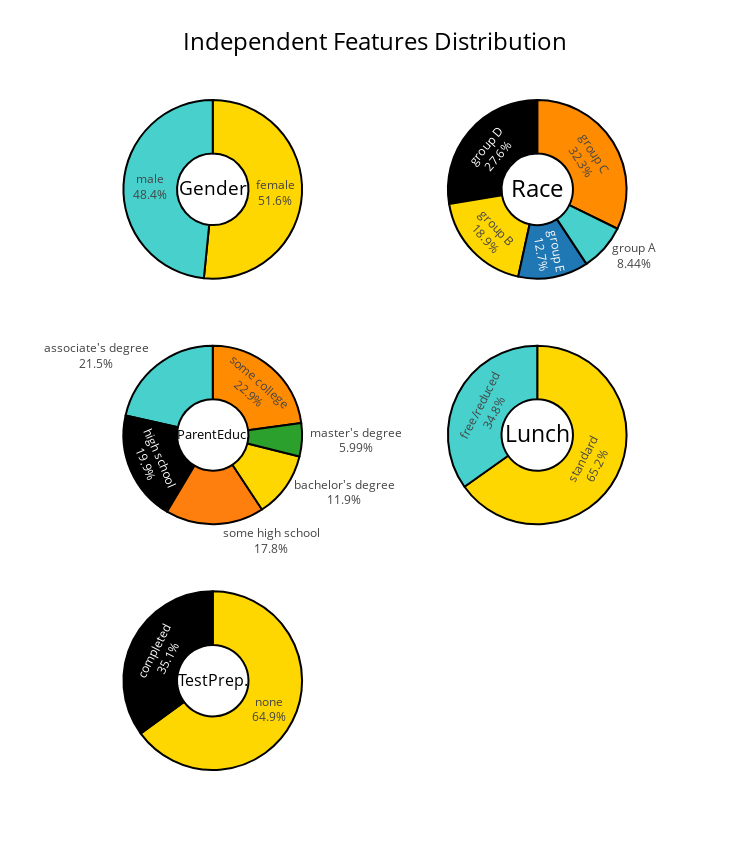

Notebook cell for this chart:
### Code cell
colors = ['gold', 'mediumturquoise', 'darkorange', 'lightgreen', 'black', 'Gray']

fig = make_subplots(rows=3, cols=2,
                    specs=[[{'type':'domain'}, {'type':'domain'}],
                           [{'type':'domain'}, {'type':'domain'}],
                           [{'type':'domain'}, {'type':'domain'}]])

fig.add_trace(
    go.Pie(
        labels=data['gender'],
        values=None,
        hole=.4,
        title='Gender',
        titlefont={'color':'black', 'size': 24},
        ),
    row=1,col=1
    )


fig.update_traces(
    hoverinfo='label+value',
    textinfo='label+percent',
    textfont_size=12,
    marker=dict(
        colors=colors,
        line=dict(color='#000000',
                  width=2)
        )
    )

fig.add_trace(
    go.Pie(
        labels=data['race/ethnicity'],
        values=None,
        hole=.4,
        title='Race',
        titlefont={'color':'black', 'size': 24},
        ),
    row=1,col=2
    )
fig.update_traces(
    hoverinfo='label+value',
    textinfo='label+percent',
    textfont_size=12,
    marker=dict(
        colors=colors,
        line=dict(color='#000000',
                  width=2)
        )
    )

fig.add_trace(
    go.Pie(
        labels=data['parental level of education'],
        values=None,
        hole=.4,
        title='ParentEduc.',
        titlefont={'color':'black', 'size': 24},
        ),
    row=2,col=1
    )
fig.update_traces(
    hoverinfo='label+value',
    textinfo='label+percent',
    textfont_size=12,
    marker=dict(
        colors=colors,
        line=dict(color='#000000',
                  width=2)
        )
    )

fig.add_trace(
    go.Pie(
        labels=data['lunch'],
        values=None,
        hole=.4,
        title='Lunch',
        titlefont={'color':'black', 'size': 24},
        ),
    row=2,col=2
    )
fig.update_traces(
    hoverinfo='label+value',
    textinfo='label+percent',
    textfont_size=12,
    marker=dict(
        colors=colors,
        line=dict(color='#000000',
                  width=2)
        )
    )

fig.add_trace(
    go.Pie(
        labels=data['test preparation course'],
        values=None,
        hole=.4,
        title='TestPrep.',
        titlefont={'color':'black', 'size': 24},
       ),
    row=3,col=1
    )
fig.update_traces(
    hoverinfo='label+value',
    textinfo='label+percent',
    textfont_size=12,
    marker=dict(
        colors=colors,
        line=dict(color='#000000',
                  width=2)
        )
    )
fig.layout.update(title="Independent Features Distribution", showlegend=False, height=850, width=750,
                  template=None, titlefont={'color':'black', 'size': 24}
                 )
fig.show()

### Figure 1 — Plotly figure (JSON) as saved in the notebook; plotly's stock layout.template omitted (floating-point values rounded to 4 significant figures; data arrays with more than 128 entries replaced by an {"elided": "..."} marker saying what was removed)
{"data": [{"hole": 0.4, "labels": {"elided": "818 str values"}, "title": {"font": {"color": "black", "size": 24}, "text": "Gender"}, "type": "pie", "domain": {"x": [0.0, 0.45], "y": [0.7333, 1.0]}, "textfont": {"size": 12}, "marker": {"line": {"color": "#000000", "width": 2}, "colors": ["gold", "mediumturquoise", "darkorange", "lightgreen", "black", "Gray"]}, "hoverinfo": "label+value", "textinfo": "label+percent"}, {"hole": 0.4, "labels": {"elided": "818 str values"}, "title": {"font": {"color": "black", "size": 24}, "text": "Race"}, "type": "pie", "domain": {"x": [0.55, 1.0], "y": [0.7333, 1.0]}, "textfont": {"size": 12}, "marker": {"line": {"color": "#000000", "width": 2}, "colors": ["gold", "mediumturquoise", "darkorange", "lightgreen", "black", "Gray"]}, "hoverinfo": "label+value", "textinfo": "label+percent"}, {"hole": 0.4, "labels": {"elided": "818 str values"}, "title": {"font": {"color": "black", "size": 24}, "text": "ParentEduc."}, "type": "pie", "domain": {"x": [0.0, 0.45], "y": [0.3667, 0.6333]}, "textfont": {"size": 12}, "marker": {"line": {"color": "#000000", "width": 2}, "colors": ["gold", "mediumturquoise", "darkorange", "lightgreen", "black", "Gray"]}, "hoverinfo": "label+value", "textinfo": "label+percent"}, {"hole": 0.4, "labels": {"elided": "818 str values"}, "title": {"font": {"color": "black", "size": 24}, "text": "Lunch"}, "type": "pie", "domain": {"x": [0.55, 1.0], "y": [0.3667, 0.6333]}, "textfont": {"size": 12}, "marker": {"line": {"color": "#000000", "width": 2}, "colors": ["gold", "mediumturquoise", "darkorange", "lightgreen", "black", "Gray"]}, "hoverinfo": "label+value", "textinfo": "label+percent"}, {"hole": 0.4, "labels": {"elided": "818 str values"}, "title": {"font": {"color": "black", "size": 24}, "text": "TestPrep."}, "type": "pie", "domain": {"x": [0.0, 0.45], "y": [0.0, 0.2667]}, "textfont": {"size": 12}, "marker": {"line": {"color": "#000000", "width": 2}, "colors": ["gold", "mediumturquoise", "darkorange", "lightgreen", "black", "Gray"]}, "hoverinfo": "label+value", "textinfo": "label+percent"}], "layout": {"title": {"text": "Independent Features Distribution", "font": {"color": "black", "size": 24}}, "showlegend": false, "height": 850, "width": 750}}
